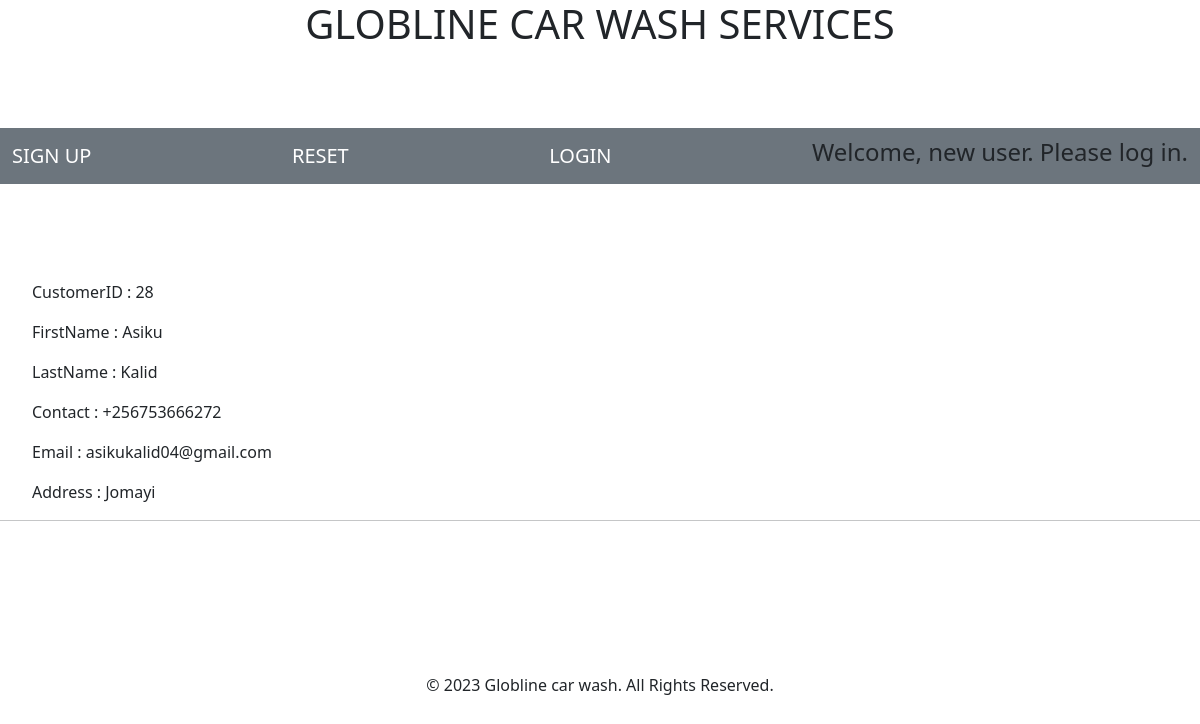
The app's page /print_customer/28/ with its own data.
### bloger/models.py (models this page shows)
class Customer(models.Model):
      CustomerID = models.AutoField(primary_key=True)
      FirstName = models.CharField(max_length=200)
      LastName = models.CharField(max_length=200)
      Contact = models.CharField(max_length=200)
      Email = models.EmailField(max_length=254)
      Address = models.CharField(max_length=200)
      class Meta:
            verbose_name_plural = "Customers"

### bloger/views.py (the view)
# urls.py: path('print_customer/<int:CustomerID>/', print_customer_view, name='print_customer_page'),
def print_customer_view(request, CustomerID):
    customer = Customer.objects.get(pk = CustomerID)
    con = {
        'customer': customer
    }
    return render(request, 'print_customer.html', con)

### bloger/templates/print_customer.html
{% extends "Base.html" %}
    {% load crispy_forms_tags %}
    {% load static %}
    {% block content %}
    <ul>
    <p>CustomerID   : {{ customer.CustomerID}}</p>
    <p>FirstName    : {{ customer.FirstName }}</p>
    <p>LastName     : {{ customer.LastName}}</p>
    <p>Contact      : {{ customer.Contact}}</p>
    <p>Email        : {{ customer.Email}}</p>
    <p>Address      : {{ customer.Address}}</p>
    </ul>
{% endblock content %}

### records on screen
Customer: CustomerID "28", FirstName "Asiku", LastName "Kalid", Contact "+256753666272", Email "asikukalid04@gmail.com", Address "Jomayi"
